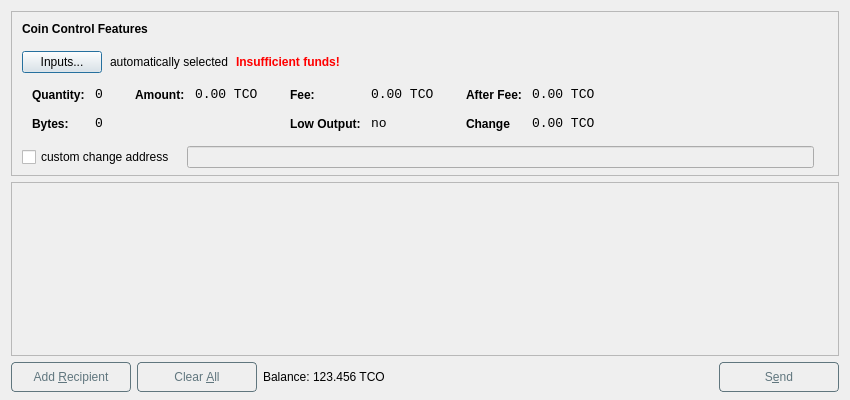
<?xml version="1.0" encoding="UTF-8"?>
<ui version="4.0">
 <class>SendCoinsDialog</class>
 <widget class="QDialog" name="SendCoinsDialog">
  <property name="geometry">
   <rect>
    <x>0</x>
    <y>0</y>
    <width>850</width>
    <height>400</height>
   </rect>
  </property>
  <property name="windowTitle">
   <string>Send Coins</string>
  </property>
  <layout class="QVBoxLayout" name="verticalLayout" stretch="0,1,0">
   <property name="bottomMargin">
    <number>8</number>
   </property>
   <item>
    <widget class="QFrame" name="frameCoinControl">
     <property name="sizePolicy">
      <sizepolicy hsizetype="Expanding" vsizetype="Expanding">
       <horstretch>0</horstretch>
       <verstretch>0</verstretch>
      </sizepolicy>
     </property>
     <property name="maximumSize">
      <size>
       <width>16777215</width>
       <height>16777215</height>
      </size>
     </property>
     <property name="frameShape">
      <enum>QFrame::StyledPanel</enum>
     </property>
     <property name="frameShadow">
      <enum>QFrame::Sunken</enum>
     </property>
     <layout class="QVBoxLayout" name="verticalLayoutCoinControl2">
      <property name="spacing">
       <number>-1</number>
      </property>
      <property name="leftMargin">
       <number>0</number>
      </property>
      <property name="topMargin">
       <number>0</number>
      </property>
      <property name="rightMargin">
       <number>0</number>
      </property>
      <property name="bottomMargin">
       <number>6</number>
      </property>
      <item>
       <layout class="QVBoxLayout" name="verticalLayoutCoinControl" stretch="0,0,0,0,1">
        <property name="spacing">
         <number>0</number>
        </property>
        <property name="leftMargin">
         <number>10</number>
        </property>
        <property name="topMargin">
         <number>10</number>
        </property>
        <item>
         <layout class="QHBoxLayout" name="horizontalLayoutCoinControl1">
          <property name="bottomMargin">
           <number>15</number>
          </property>
          <item>
           <widget class="QLabel" name="labelCoinControlFeatures">
            <property name="sizePolicy">
             <sizepolicy hsizetype="Preferred" vsizetype="Maximum">
              <horstretch>0</horstretch>
              <verstretch>0</verstretch>
             </sizepolicy>
            </property>
            <property name="font">
             <font>
              <weight>75</weight>
              <bold>true</bold>
             </font>
            </property>
            <property name="styleSheet">
             <string notr="true">font-weight:bold;</string>
            </property>
            <property name="text">
             <string>Coin Control Features</string>
            </property>
           </widget>
          </item>
         </layout>
        </item>
        <item>
         <layout class="QHBoxLayout" name="horizontalLayoutCoinControl2" stretch="0,0,0,0">
          <property name="spacing">
           <number>8</number>
          </property>
          <property name="bottomMargin">
           <number>10</number>
          </property>
          <item>
           <widget class="QPushButton" name="pushButtonCoinControl">
            <property name="styleSheet">
             <string notr="true"/>
            </property>
            <property name="text">
             <string>Inputs...</string>
            </property>
           </widget>
          </item>
          <item>
           <widget class="QLabel" name="labelCoinControlAutomaticallySelected">
            <property name="text">
             <string>automatically selected</string>
            </property>
            <property name="margin">
             <number>5</number>
            </property>
           </widget>
          </item>
          <item>
           <widget class="QLabel" name="labelCoinControlInsuffFunds">
            <property name="font">
             <font>
              <weight>75</weight>
              <bold>true</bold>
             </font>
            </property>
            <property name="styleSheet">
             <string notr="true">color:red;font-weight:bold;</string>
            </property>
            <property name="text">
             <string>Insufficient funds!</string>
            </property>
            <property name="margin">
             <number>5</number>
            </property>
           </widget>
          </item>
          <item>
           <spacer name="horizontalSpacerCoinControl">
            <property name="orientation">
             <enum>Qt::Horizontal</enum>
            </property>
            <property name="sizeHint" stdset="0">
             <size>
              <width>40</width>
              <height>1</height>
             </size>
            </property>
           </spacer>
          </item>
         </layout>
        </item>
        <item>
         <widget class="QWidget" name="widgetCoinControl" native="true">
          <property name="sizePolicy">
           <sizepolicy hsizetype="Preferred" vsizetype="Preferred">
            <horstretch>0</horstretch>
            <verstretch>0</verstretch>
           </sizepolicy>
          </property>
          <property name="minimumSize">
           <size>
            <width>0</width>
            <height>0</height>
           </size>
          </property>
          <property name="styleSheet">
           <string notr="true"/>
          </property>
          <layout class="QHBoxLayout" name="horizontalLayoutCoinControl5">
           <property name="margin">
            <number>0</number>
           </property>
           <item>
            <layout class="QHBoxLayout" name="horizontalLayoutCoinControl3" stretch="0,0,0,1">
             <property name="spacing">
              <number>20</number>
             </property>
             <property name="topMargin">
              <number>0</number>
             </property>
             <property name="bottomMargin">
              <number>10</number>
             </property>
             <item>
              <layout class="QFormLayout" name="formLayoutCoinControl1">
               <property name="horizontalSpacing">
                <number>10</number>
               </property>
               <property name="verticalSpacing">
                <number>14</number>
               </property>
               <property name="leftMargin">
                <number>10</number>
               </property>
               <property name="topMargin">
                <number>4</number>
               </property>
               <property name="rightMargin">
                <number>6</number>
               </property>
               <item row="0" column="0">
                <widget class="QLabel" name="labelCoinControlQuantityText">
                 <property name="styleSheet">
                  <string notr="true">font-weight:bold;</string>
                 </property>
                 <property name="text">
                  <string>Quantity:</string>
                 </property>
                 <property name="margin">
                  <number>0</number>
                 </property>
                </widget>
               </item>
               <item row="0" column="1">
                <widget class="QLabel" name="labelCoinControlQuantity">
                 <property name="font">
                  <font>
                   <family>Monospace</family>
                   <pointsize>10</pointsize>
                  </font>
                 </property>
                 <property name="cursor">
                  <cursorShape>IBeamCursor</cursorShape>
                 </property>
                 <property name="contextMenuPolicy">
                  <enum>Qt::ActionsContextMenu</enum>
                 </property>
                 <property name="text">
                  <string>0</string>
                 </property>
                 <property name="margin">
                  <number>0</number>
                 </property>
                 <property name="textInteractionFlags">
                  <set>Qt::LinksAccessibleByMouse|Qt::TextSelectableByKeyboard|Qt::TextSelectableByMouse</set>
                 </property>
                </widget>
               </item>
               <item row="1" column="0">
                <widget class="QLabel" name="labelCoinControlBytesText">
                 <property name="styleSheet">
                  <string notr="true">font-weight:bold;</string>
                 </property>
                 <property name="text">
                  <string>Bytes:</string>
                 </property>
                </widget>
               </item>
               <item row="1" column="1">
                <widget class="QLabel" name="labelCoinControlBytes">
                 <property name="font">
                  <font>
                   <family>Monospace</family>
                   <pointsize>10</pointsize>
                  </font>
                 </property>
                 <property name="cursor">
                  <cursorShape>IBeamCursor</cursorShape>
                 </property>
                 <property name="contextMenuPolicy">
                  <enum>Qt::ActionsContextMenu</enum>
                 </property>
                 <property name="text">
                  <string>0</string>
                 </property>
                 <property name="textInteractionFlags">
                  <set>Qt::LinksAccessibleByMouse|Qt::TextSelectableByKeyboard|Qt::TextSelectableByMouse</set>
                 </property>
                </widget>
               </item>
              </layout>
             </item>
             <item>
              <layout class="QFormLayout" name="formLayoutCoinControl2">
               <property name="horizontalSpacing">
                <number>10</number>
               </property>
               <property name="verticalSpacing">
                <number>14</number>
               </property>
               <property name="leftMargin">
                <number>6</number>
               </property>
               <property name="topMargin">
                <number>4</number>
               </property>
               <property name="rightMargin">
                <number>6</number>
               </property>
               <item row="0" column="0">
                <widget class="QLabel" name="labelCoinControlAmountText">
                 <property name="styleSheet">
                  <string notr="true">font-weight:bold;</string>
                 </property>
                 <property name="text">
                  <string>Amount:</string>
                 </property>
                 <property name="margin">
                  <number>0</number>
                 </property>
                </widget>
               </item>
               <item row="0" column="1">
                <widget class="QLabel" name="labelCoinControlAmount">
                 <property name="font">
                  <font>
                   <family>Monospace</family>
                   <pointsize>10</pointsize>
                  </font>
                 </property>
                 <property name="cursor">
                  <cursorShape>IBeamCursor</cursorShape>
                 </property>
                 <property name="contextMenuPolicy">
                  <enum>Qt::ActionsContextMenu</enum>
                 </property>
                 <property name="text">
                  <string notr="true">0.00 TCO</string>
                 </property>
                 <property name="textInteractionFlags">
                  <set>Qt::LinksAccessibleByMouse|Qt::TextSelectableByKeyboard|Qt::TextSelectableByMouse</set>
                 </property>
                </widget>
               </item>
              </layout>
             </item>
             <item>
              <layout class="QFormLayout" name="formLayoutCoinControl3">
               <property name="horizontalSpacing">
                <number>10</number>
               </property>
               <property name="verticalSpacing">
                <number>14</number>
               </property>
               <property name="leftMargin">
                <number>6</number>
               </property>
               <property name="topMargin">
                <number>4</number>
               </property>
               <property name="rightMargin">
                <number>6</number>
               </property>
               <item row="0" column="0">
                <widget class="QLabel" name="labelCoinControlFeeText">
                 <property name="styleSheet">
                  <string notr="true">font-weight:bold;</string>
                 </property>
                 <property name="text">
                  <string>Fee:</string>
                 </property>
                 <property name="margin">
                  <number>0</number>
                 </property>
                </widget>
               </item>
               <item row="0" column="1">
                <widget class="QLabel" name="labelCoinControlFee">
                 <property name="font">
                  <font>
                   <family>Monospace</family>
                   <pointsize>10</pointsize>
                  </font>
                 </property>
                 <property name="cursor">
                  <cursorShape>IBeamCursor</cursorShape>
                 </property>
                 <property name="contextMenuPolicy">
                  <enum>Qt::ActionsContextMenu</enum>
                 </property>
                 <property name="text">
                  <string notr="true">0.00 TCO</string>
                 </property>
                 <property name="textInteractionFlags">
                  <set>Qt::LinksAccessibleByMouse|Qt::TextSelectableByKeyboard|Qt::TextSelectableByMouse</set>
                 </property>
                </widget>
               </item>
               <item row="1" column="0">
                <widget class="QLabel" name="labelCoinControlLowOutputText">
                 <property name="styleSheet">
                  <string notr="true">font-weight:bold;</string>
                 </property>
                 <property name="text">
                  <string>Low Output:</string>
                 </property>
                </widget>
               </item>
               <item row="1" column="1">
                <widget class="QLabel" name="labelCoinControlLowOutput">
                 <property name="font">
                  <font>
                   <family>Monospace</family>
                   <pointsize>10</pointsize>
                  </font>
                 </property>
                 <property name="cursor">
                  <cursorShape>IBeamCursor</cursorShape>
                 </property>
                 <property name="contextMenuPolicy">
                  <enum>Qt::ActionsContextMenu</enum>
                 </property>
                 <property name="text">
                  <string>no</string>
                 </property>
                 <property name="textInteractionFlags">
                  <set>Qt::LinksAccessibleByMouse|Qt::TextSelectableByKeyboard|Qt::TextSelectableByMouse</set>
                 </property>
                </widget>
               </item>
              </layout>
             </item>
             <item>
              <layout class="QFormLayout" name="formLayoutCoinControl4">
               <property name="horizontalSpacing">
                <number>10</number>
               </property>
               <property name="verticalSpacing">
                <number>14</number>
               </property>
               <property name="leftMargin">
                <number>6</number>
               </property>
               <property name="topMargin">
                <number>4</number>
               </property>
               <property name="rightMargin">
                <number>6</number>
               </property>
               <item row="0" column="0">
                <widget class="QLabel" name="labelCoinControlAfterFeeText">
                 <property name="styleSheet">
                  <string notr="true">font-weight:bold;</string>
                 </property>
                 <property name="text">
                  <string>After Fee:</string>
                 </property>
                 <property name="margin">
                  <number>0</number>
                 </property>
                </widget>
               </item>
               <item row="0" column="1">
                <widget class="QLabel" name="labelCoinControlAfterFee">
                 <property name="font">
                  <font>
                   <family>Monospace</family>
                   <pointsize>10</pointsize>
                  </font>
                 </property>
                 <property name="cursor">
                  <cursorShape>IBeamCursor</cursorShape>
                 </property>
                 <property name="contextMenuPolicy">
                  <enum>Qt::ActionsContextMenu</enum>
                 </property>
                 <property name="text">
                  <string notr="true">0.00 TCO</string>
                 </property>
                 <property name="textInteractionFlags">
                  <set>Qt::LinksAccessibleByMouse|Qt::TextSelectableByKeyboard|Qt::TextSelectableByMouse</set>
                 </property>
                </widget>
               </item>
               <item row="1" column="0">
                <widget class="QLabel" name="labelCoinControlChangeText">
                 <property name="styleSheet">
                  <string notr="true">font-weight:bold;</string>
                 </property>
                 <property name="text">
                  <string>Change</string>
                 </property>
                </widget>
               </item>
               <item row="1" column="1">
                <widget class="QLabel" name="labelCoinControlChange">
                 <property name="font">
                  <font>
                   <family>Monospace</family>
                   <pointsize>10</pointsize>
                  </font>
                 </property>
                 <property name="cursor">
                  <cursorShape>IBeamCursor</cursorShape>
                 </property>
                 <property name="contextMenuPolicy">
                  <enum>Qt::ActionsContextMenu</enum>
                 </property>
                 <property name="text">
                  <string notr="true">0.00 TCO</string>
                 </property>
                 <property name="textInteractionFlags">
                  <set>Qt::LinksAccessibleByMouse|Qt::TextSelectableByKeyboard|Qt::TextSelectableByMouse</set>
                 </property>
                </widget>
               </item>
              </layout>
             </item>
            </layout>
           </item>
          </layout>
         </widget>
        </item>
        <item>
         <layout class="QHBoxLayout" name="horizontalLayoutCoinControl4" stretch="0,0,0">
          <property name="spacing">
           <number>12</number>
          </property>
          <property name="sizeConstraint">
           <enum>QLayout::SetDefaultConstraint</enum>
          </property>
          <property name="topMargin">
           <number>5</number>
          </property>
          <property name="rightMargin">
           <number>5</number>
          </property>
          <item>
           <widget class="QCheckBox" name="checkBoxCoinControlChange">
            <property name="text">
             <string>custom change address</string>
            </property>
           </widget>
          </item>
          <item>
           <widget class="QLineEdit" name="lineEditCoinControlChange">
            <property name="enabled">
             <bool>false</bool>
            </property>
            <property name="sizePolicy">
             <sizepolicy hsizetype="Expanding" vsizetype="Fixed">
              <horstretch>0</horstretch>
              <verstretch>0</verstretch>
             </sizepolicy>
            </property>
           </widget>
          </item>
          <item>
           <widget class="QLabel" name="labelCoinControlChangeLabel">
            <property name="sizePolicy">
             <sizepolicy hsizetype="Preferred" vsizetype="Expanding">
              <horstretch>0</horstretch>
              <verstretch>0</verstretch>
             </sizepolicy>
            </property>
            <property name="minimumSize">
             <size>
              <width>0</width>
              <height>0</height>
             </size>
            </property>
            <property name="text">
             <string/>
            </property>
            <property name="margin">
             <number>3</number>
            </property>
           </widget>
          </item>
         </layout>
        </item>
        <item>
         <spacer name="verticalSpacerCoinControl">
          <property name="orientation">
           <enum>Qt::Vertical</enum>
          </property>
          <property name="sizeHint" stdset="0">
           <size>
            <width>800</width>
            <height>1</height>
           </size>
          </property>
         </spacer>
        </item>
       </layout>
      </item>
     </layout>
    </widget>
   </item>
   <item>
    <widget class="QScrollArea" name="scrollArea">
     <property name="widgetResizable">
      <bool>true</bool>
     </property>
     <widget class="QWidget" name="scrollAreaWidgetContents">
      <property name="geometry">
       <rect>
        <x>0</x>
        <y>0</y>
        <width>830</width>
        <height>165</height>
       </rect>
      </property>
      <layout class="QVBoxLayout" name="verticalLayout_2">
       <property name="margin">
        <number>0</number>
       </property>
       <item>
        <layout class="QVBoxLayout" name="entries">
         <property name="spacing">
          <number>6</number>
         </property>
        </layout>
       </item>
       <item>
        <spacer name="verticalSpacer">
         <property name="orientation">
          <enum>Qt::Vertical</enum>
         </property>
         <property name="sizeHint" stdset="0">
          <size>
           <width>20</width>
           <height>40</height>
          </size>
         </property>
        </spacer>
       </item>
      </layout>
     </widget>
    </widget>
   </item>
   <item>
    <layout class="QHBoxLayout" name="horizontalLayout">
     <item>
     <widget class="QPushButton" name="addButton">
       <property name="minimumSize">
        <size>
         <width>120</width>
         <height>30</height>
        </size>
       </property>
       <property name="maximumSize">
        <size>
         <width>120</width>
         <height>30</height>
        </size>
       </property>
       <property name="toolTip">
        <string>Send to multiple recipients at once</string>
       </property>
       <property name="styleSheet">
        <string notr="true">QPushButton#addButton:flat{
	border-color: rgb(96, 118, 126);
	color: rgb(96, 118, 126);
	border-width :1px;
	border-style: solid;
	border-radius:4px;
}


QPushButton#addButton:pressed{
	background-color: rgb(96, 118, 126);
	color: rgb(255, 255, 255);
	border-width :1px;
	border-style: solid;
	border-radius:4px;
}</string>
       </property>
       <property name="text">
        <string>Add &amp;Recipient</string>
       </property>
       <property name="autoDefault">
        <bool>false</bool>
       </property>
       <property name="flat">
        <bool>true</bool>
       </property>
      </widget>
     </item>
     <item>
     <widget class="QPushButton" name="clearButton">
       <property name="sizePolicy">
        <sizepolicy hsizetype="Minimum" vsizetype="Fixed">
         <horstretch>0</horstretch>
         <verstretch>0</verstretch>
        </sizepolicy>
       </property>
       <property name="minimumSize">
        <size>
         <width>120</width>
         <height>30</height>
        </size>
       </property>
       <property name="maximumSize">
        <size>
         <width>120</width>
         <height>30</height>
        </size>
       </property>
       <property name="toolTip">
        <string>Remove all transaction fields</string>
       </property>
       <property name="styleSheet">
        <string notr="true">QPushButton#clearButton:flat{
	border-color: rgb(96, 118, 126);
	color: rgb(96, 118, 126);
	border-width :1px;
	border-style: solid;
	border-radius:4px;
}

QPushButton#clearButton:pressed{
	background-color: rgb(96, 118, 126);
	color: rgb(255, 255, 255);
	border-width :1px;
	border-style: solid;
	border-radius:4px;
}</string>
       </property>
       <property name="text">
        <string>Clear &amp;All</string>
       </property>
       <property name="autoRepeatDelay">
        <number>300</number>
       </property>
       <property name="autoDefault">
        <bool>false</bool>
       </property>
       <property name="flat">
        <bool>true</bool>
       </property>
      </widget>
     </item>
     <item>
      <layout class="QHBoxLayout" name="horizontalLayout_2">
       <property name="spacing">
        <number>3</number>
       </property>
       <item>
        <widget class="QLabel" name="label">
         <property name="sizePolicy">
          <sizepolicy hsizetype="Preferred" vsizetype="Fixed">
           <horstretch>0</horstretch>
           <verstretch>0</verstretch>
          </sizepolicy>
         </property>
         <property name="text">
          <string>Balance:</string>
         </property>
        </widget>
       </item>
       <item>
        <widget class="QLabel" name="labelBalance">
         <property name="sizePolicy">
          <sizepolicy hsizetype="Preferred" vsizetype="Fixed">
           <horstretch>0</horstretch>
           <verstretch>0</verstretch>
          </sizepolicy>
         </property>
         <property name="cursor">
          <cursorShape>IBeamCursor</cursorShape>
         </property>
         <property name="text">
          <string notr="true">123.456 TCO</string>
         </property>
         <property name="textInteractionFlags">
          <set>Qt::LinksAccessibleByMouse|Qt::TextSelectableByKeyboard|Qt::TextSelectableByMouse</set>
         </property>
        </widget>
       </item>
      </layout>
     </item>
     <item>
      <spacer name="horizontalSpacer">
       <property name="orientation">
        <enum>Qt::Horizontal</enum>
       </property>
       <property name="sizeHint" stdset="0">
        <size>
         <width>40</width>
         <height>20</height>
        </size>
       </property>
      </spacer>
     </item>
     <item>
    <widget class="QPushButton" name="sendButton">
       <property name="minimumSize">
        <size>
         <width>120</width>
         <height>30</height>
        </size>
       </property>
       <property name="maximumSize">
        <size>
         <width>120</width>
         <height>30</height>
        </size>
       </property>
       <property name="toolTip">
        <string>Confirm the send action</string>
       </property>
       <property name="styleSheet">
        <string notr="true">QPushButton#sendButton:flat{
	border-color: rgb(96, 118, 126);
	color: rgb(96, 118, 126);
	border-width :1px;
	border-style: solid;
	border-radius:4px;
}

QPushButton#sendButton:pressed{
	background-color: rgb(96, 118, 126);
	color: rgb(255, 255, 255);
	border-width :1px;
	border-style: solid;
	border-radius:4px;
}</string>
       </property>
       <property name="text">
        <string>S&amp;end</string>
       </property>
       <property name="autoDefault">
        <bool>false</bool>
       </property>
       <property name="default">
        <bool>false</bool>
       </property>
       <property name="flat">
        <bool>true</bool>
       </property>
      </widget> 
     </item>
    </layout>
   </item>
  </layout>
 </widget>
 <resources>
  <include location="../bitcoin.qrc"/>
 </resources>
 <connections/>
</ui>
